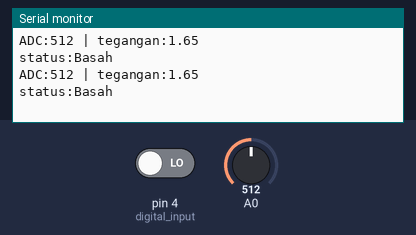
A sketch run on a simulated Arduino Uno, built with avr-gcc and run on an emulated ATmega328P. Parts: the last lines printed to the serial monitor. The test bench sets the inputs (shaded band); at power-on: pin 4 (digital_input) LOW, A0 = 512.

Above: at 2.8 s.
2.9 s: pin 4 (digital_input) driven HIGH
At 4.6 s:
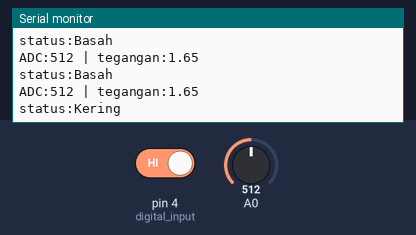
7.5 s: A0 set to 716
At 8.9 s:
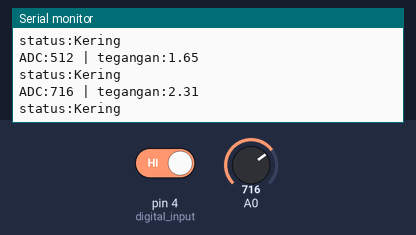
10.2 s: A0 set to 900
At 13.2 s:
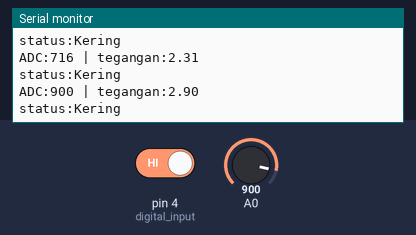
Timing chart, 0 to 14.7 s (numbered marks = the images above; inputs shaded):
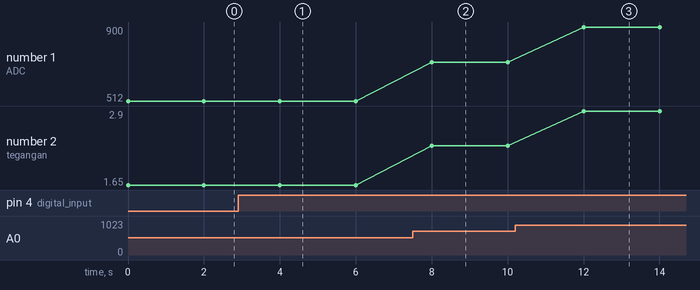

The sketch:

ESP8266_Standalone.ino
```cpp
#include <Wire.h>

const int digital_input =  4;

void setup() {
  pinMode(digital_input, INPUT);
  Serial.begin(9600); //baud serial monitor

}

void loop() {
  int adc = analogRead(A0);
  float tegangan = adc * (3.3 / 1023.0);
  Serial.print("ADC:");
  Serial.print(adc);
  Serial.print(" | ");
  Serial.print("tegangan:");
  Serial.println(tegangan, 2);

  int status_sensor = digitalRead(digital_input);
  Serial.print("status:");

  if (status_sensor == HIGH) {
    digitalWrite(13, HIGH);  //Led builtin Arduino
    Serial.println("Kering");
  }
  else {
    digitalWrite(13, LOW);
    Serial.println("Basah");
  }
  delay(2000);
}
```

Measured:
- after the input at 2.9 s, the serial monitor: prints a new line after 1.1 s (image 1)
- after the input at 7.5 s, the serial monitor: prints a new line after 0.50 s (image 2)
- after the input at 10.2 s, the serial monitor: prints a new line after 1.8 s (image 3)
- plotted number 1: 512 → 716 after the input at 7.5 s, 716 → 900 after the input at 10.2 s
- plotted number 2: 1.65 → 2.31 after the input at 7.5 s, 2.31 → 2.9 after the input at 10.2 s
